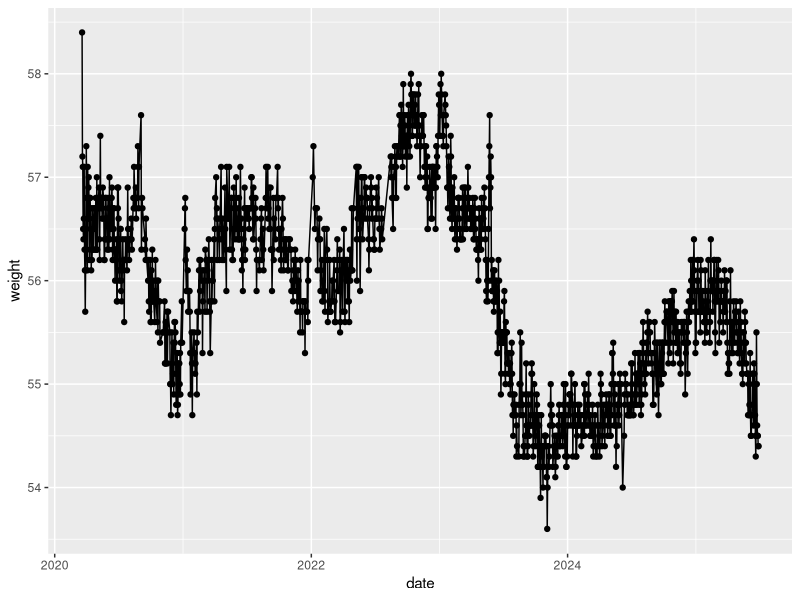
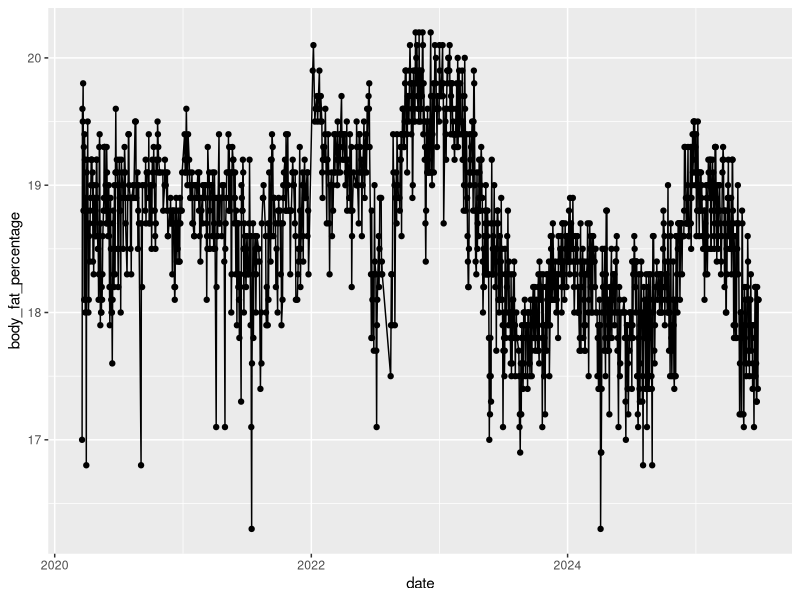
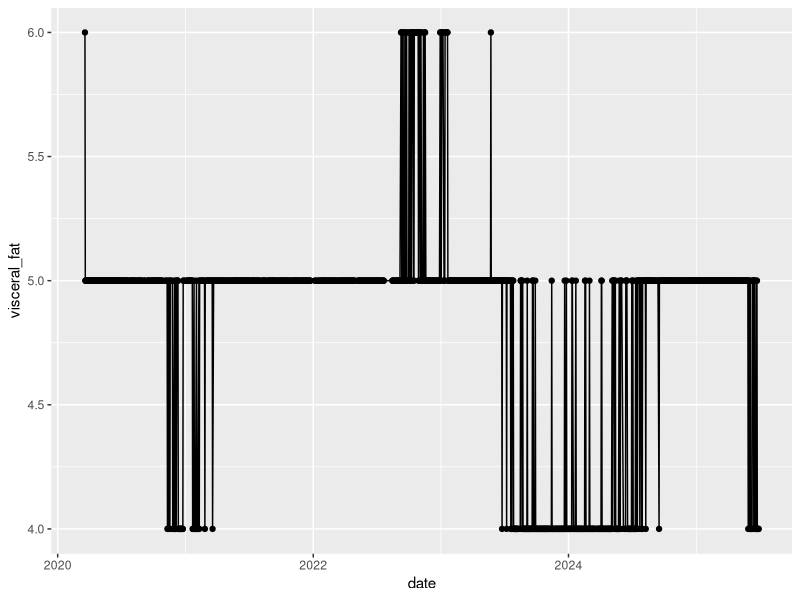
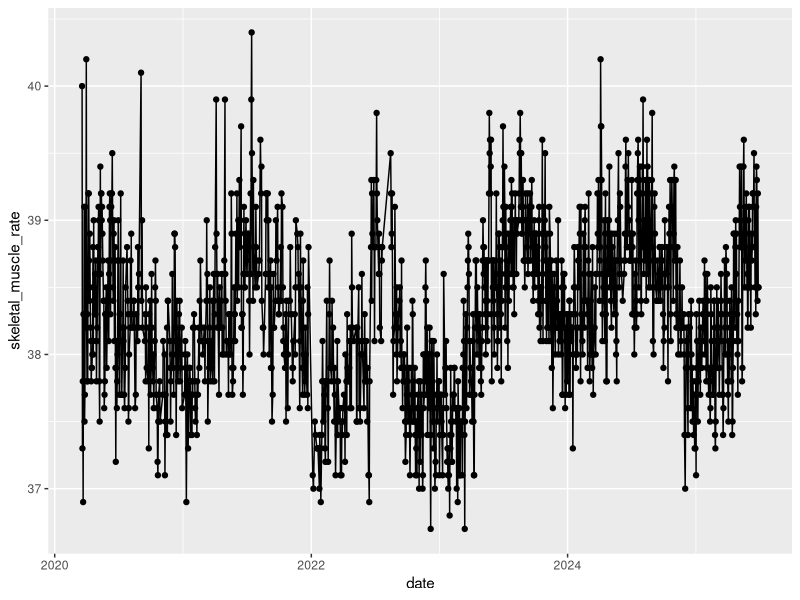
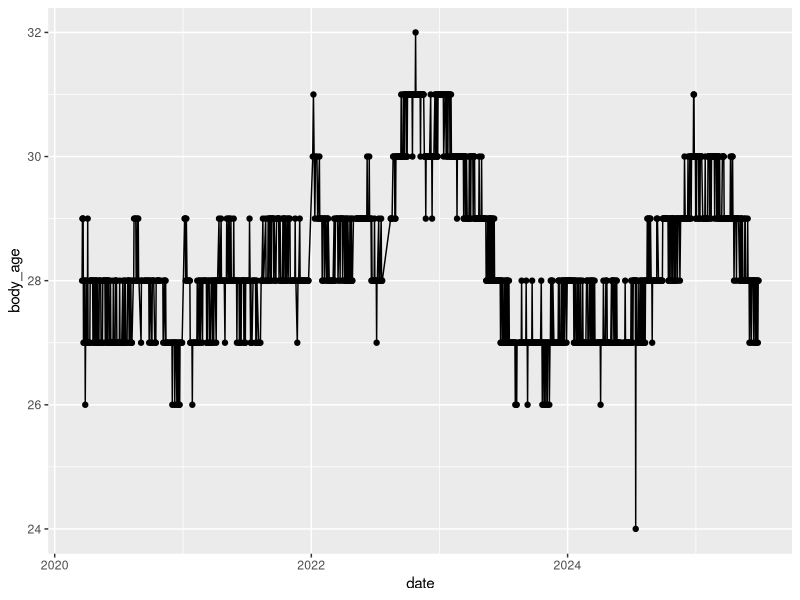
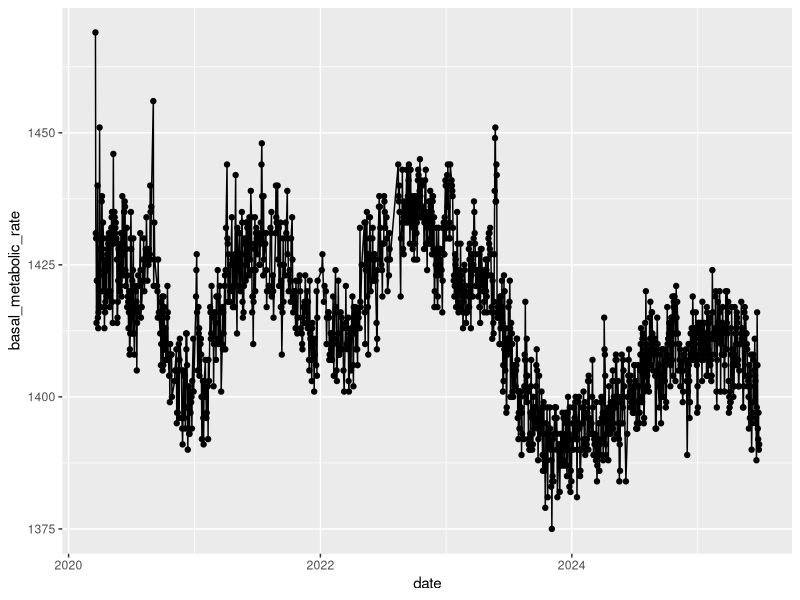
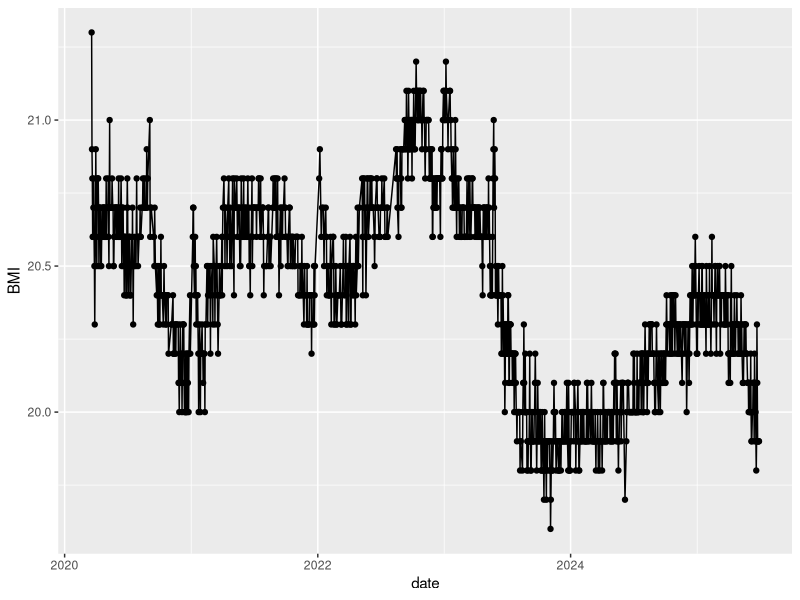
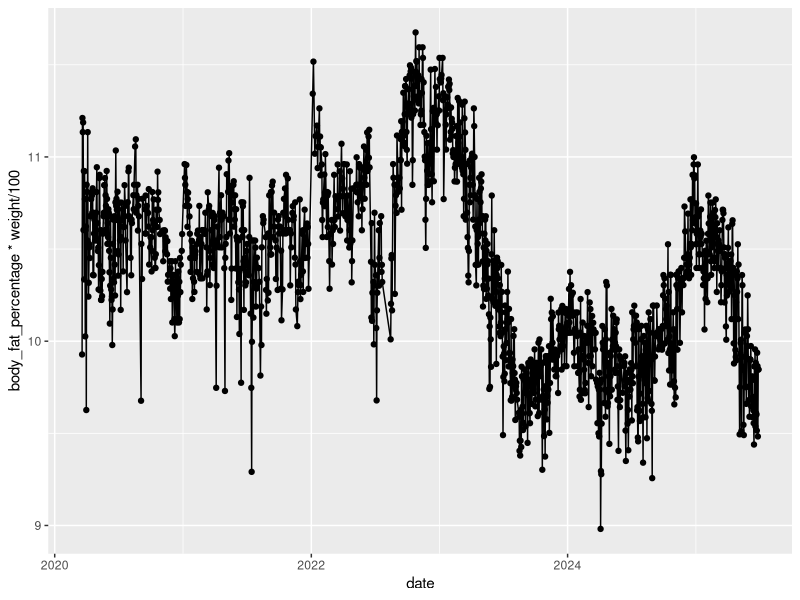

R code for these plots, in order:
library(ggplot2)
diet <- read.delim("data/diet.tsv")
diet$date <- as.Date(diet$date)

png("image/weight.png")
ggplot(diet, aes(x=date, y=weight)) + geom_point() + geom_line()
dev.off()

png("image/body_fat_percentage.png")
ggplot(diet, aes(x=date, y=body_fat_percentage)) + geom_point() + geom_line()
dev.off()

png("image/visceral_fat.png")
ggplot(diet, aes(x=date, y=visceral_fat)) + geom_point() + geom_line()
dev.off()

png("image/skeletal_muscle_rate.png")
ggplot(diet, aes(x=date, y=skeletal_muscle_rate)) + geom_point() + geom_line()
dev.off()

png("image/body_age.png")
ggplot(diet, aes(x=date, y=body_age)) + geom_point() + geom_line()
dev.off()

png("image/basal_metabolic_rate.png")
ggplot(diet, aes(x=date, y=basal_metabolic_rate)) + geom_point() + geom_line()
dev.off()

png("image/bmi.png")
ggplot(diet, aes(x=date, y=BMI)) + geom_point() + geom_line()
dev.off()

png("image/body_fat_weight.png")
ggplot(diet, aes(x=date, y=body_fat_percentage * weight / 100)) + geom_point() + geom_line()
dev.off()

png("image/skeletal_muscle_weight.png")
ggplot(diet, aes(x=date, y=skeletal_muscle_rate * weight / 100)) + geom_point() + geom_line()
dev.off()
